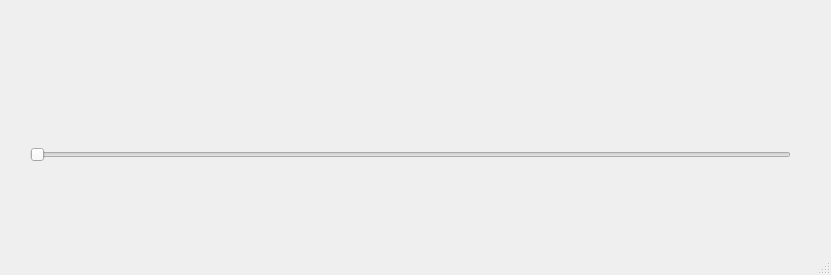
<?xml version="1.0" encoding="UTF-8"?>
<ui version="4.0">
 <class>MainWindow</class>
 <widget class="QMainWindow" name="MainWindow">
  <property name="geometry">
   <rect>
    <x>0</x>
    <y>0</y>
    <width>831</width>
    <height>275</height>
   </rect>
  </property>
  <property name="windowTitle">
   <string>Aud.io</string>
  </property>
  <property name="styleSheet">
   <string notr="true">MainWindow-&gt;setStyleSheet(&quot;background-color:black;&quot;);</string>
  </property>
  <property name="tabShape">
   <enum>QTabWidget::Rounded</enum>
  </property>
  <widget class="QWidget" name="centralWidget">
   <widget class="MySlider" name="progressbar">
    <property name="geometry">
     <rect>
      <x>30</x>
      <y>140</y>
      <width>761</width>
      <height>29</height>
     </rect>
    </property>
    <property name="mouseTracking">
     <bool>true</bool>
    </property>
    <property name="inputMethodHints">
     <set>Qt::ImhNone</set>
    </property>
    <property name="maximum">
     <number>100</number>
    </property>
    <property name="pageStep">
     <number>3</number>
    </property>
    <property name="orientation">
     <enum>Qt::Horizontal</enum>
    </property>
    <property name="invertedControls">
     <bool>false</bool>
    </property>
    <property name="tickPosition">
     <enum>QSlider::NoTicks</enum>
    </property>
   </widget>
   <widget class="QLabel" name="cover">
    <property name="geometry">
     <rect>
      <x>40</x>
      <y>20</y>
      <width>71</width>
      <height>81</height>
     </rect>
    </property>
    <property name="text">
     <string/>
    </property>
    <property name="pixmap">
     <pixmap resource="images.qrc">:/img/issou.jpg</pixmap>
    </property>
   </widget>
   <widget class="QLabel" name="titre">
    <property name="geometry">
     <rect>
      <x>120</x>
      <y>20</y>
      <width>531</width>
      <height>51</height>
     </rect>
    </property>
    <property name="font">
     <font>
      <family>Ubuntu</family>
      <pointsize>28</pointsize>
      <weight>50</weight>
      <italic>false</italic>
      <bold>false</bold>
     </font>
    </property>
    <property name="text">
     <string/>
    </property>
   </widget>
   <widget class="QLabel" name="artiste">
    <property name="geometry">
     <rect>
      <x>120</x>
      <y>70</y>
      <width>591</width>
      <height>17</height>
     </rect>
    </property>
    <property name="text">
     <string/>
    </property>
   </widget>
   <widget class="QLabel" name="tempsactuel">
    <property name="geometry">
     <rect>
      <x>730</x>
      <y>127</y>
      <width>81</width>
      <height>20</height>
     </rect>
    </property>
    <property name="font">
     <font>
      <pointsize>18</pointsize>
      <weight>75</weight>
      <bold>true</bold>
     </font>
    </property>
    <property name="text">
     <string/>
    </property>
   </widget>
   <widget class="QLabel" name="duration">
    <property name="geometry">
     <rect>
      <x>740</x>
      <y>110</y>
      <width>61</width>
      <height>17</height>
     </rect>
    </property>
    <property name="font">
     <font>
      <pointsize>14</pointsize>
      <italic>true</italic>
     </font>
    </property>
    <property name="text">
     <string/>
    </property>
   </widget>
   <widget class="QStackedWidget" name="stackedWidget">
    <property name="geometry">
     <rect>
      <x>10</x>
      <y>250</y>
      <width>791</width>
      <height>171</height>
     </rect>
    </property>
    <property name="currentIndex">
     <number>0</number>
    </property>
    <widget class="QWidget" name="page"/>
    <widget class="QWidget" name="page_2">
     <widget class="Line" name="line">
      <property name="geometry">
       <rect>
        <x>10</x>
        <y>10</y>
        <width>761</width>
        <height>20</height>
       </rect>
      </property>
      <property name="orientation">
       <enum>Qt::Horizontal</enum>
      </property>
     </widget>
     <widget class="QListWidget" name="listwidget">
      <property name="geometry">
       <rect>
        <x>10</x>
        <y>40</y>
        <width>761</width>
        <height>131</height>
       </rect>
      </property>
      <property name="styleSheet">
       <string notr="true">@ setStyleSheet(&quot;background:transparent;&quot;);</string>
      </property>
     </widget>
    </widget>
   </widget>
   <widget class="QLabel" name="radio">
    <property name="geometry">
     <rect>
      <x>120</x>
      <y>90</y>
      <width>651</width>
      <height>17</height>
     </rect>
    </property>
    <property name="text">
     <string/>
    </property>
   </widget>
  </widget>
  <widget class="QMenuBar" name="menuBar">
   <property name="geometry">
    <rect>
     <x>0</x>
     <y>0</y>
     <width>831</width>
     <height>22</height>
    </rect>
   </property>
  </widget>
  <widget class="QStatusBar" name="statusBar"/>
 </widget>
 <layoutdefault spacing="6" margin="11"/>
 <customwidgets>
  <customwidget>
   <class>MySlider</class>
   <extends>QSlider</extends>
   <header>myslider.h</header>
  </customwidget>
 </customwidgets>
 <resources>
  <include location="images.qrc"/>
 </resources>
 <connections/>
</ui>
